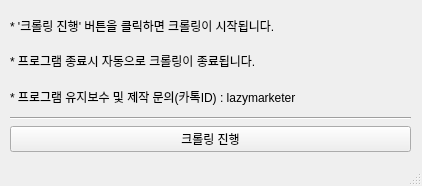
<?xml version="1.0" encoding="UTF-8"?>
<ui version="4.0">
 <class>MainWindow</class>
 <widget class="QMainWindow" name="MainWindow">
  <property name="geometry">
   <rect>
    <x>0</x>
    <y>0</y>
    <width>422</width>
    <height>186</height>
   </rect>
  </property>
  <property name="windowTitle">
   <string>Telegram News Bot</string>
  </property>
  <widget class="QWidget" name="centralwidget">
   <widget class="QWidget" name="">
    <property name="geometry">
     <rect>
      <x>10</x>
      <y>11</y>
      <width>401</width>
      <height>141</height>
     </rect>
    </property>
    <layout class="QVBoxLayout" name="verticalLayout">
     <item>
      <widget class="QLabel" name="label_start">
       <property name="text">
        <string>* '크롤링 진행' 버튼을 클릭하면 크롤링이 시작됩니다.</string>
       </property>
      </widget>
     </item>
     <item>
      <widget class="QLabel" name="label_end">
       <property name="text">
        <string>* 프로그램 종료시 자동으로 크롤링이 종료됩니다.</string>
       </property>
      </widget>
     </item>
     <item>
      <widget class="QLabel" name="label_kakao">
       <property name="text">
        <string>* 프로그램 유지보수 및 제작 문의(카톡ID) : lazymarketer</string>
       </property>
      </widget>
     </item>
     <item>
      <widget class="Line" name="line">
       <property name="orientation">
        <enum>Qt::Horizontal</enum>
       </property>
      </widget>
     </item>
     <item>
      <widget class="QPushButton" name="btn_start">
       <property name="text">
        <string>크롤링 진행</string>
       </property>
      </widget>
     </item>
    </layout>
   </widget>
  </widget>
  <widget class="QStatusBar" name="statusbar"/>
 </widget>
 <resources/>
 <connections/>
</ui>
